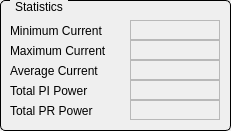
  <widget class="QGroupBox" name="groupBox_10">
   <property name="geometry">
    <rect>
     <x>900</x>
     <y>560</y>
     <width>231</width>
     <height>131</height>
    </rect>
   </property>
   <property name="styleSheet">
    <string notr="true">QGroupBox {
    border: 1px solid black;
    border-radius: 5px;
    margin-top: 0.5em;
}

QGroupBox::title {
    subcontrol-origin: margin;
    left: 10px;
    padding: 0 3px 0 3px;
}</string>
   </property>
   <property name="title">
    <string>Statistics</string>
   </property>
   <property name="checkable">
    <bool>false</bool>
   </property>
   <widget class="QLabel" name="label_33">
    <property name="geometry">
     <rect>
      <x>10</x>
      <y>40</y>
      <width>120</width>
      <height>21</height>
     </rect>
    </property>
    <property name="text">
     <string>Maximum Current</string>
    </property>
   </widget>
   <widget class="QLabel" name="label_34">
    <property name="geometry">
     <rect>
      <x>10</x>
      <y>60</y>
      <width>120</width>
      <height>21</height>
     </rect>
    </property>
    <property name="text">
     <string>Average Current</string>
    </property>
   </widget>
   <widget class="QLabel" name="label_36">
    <property name="geometry">
     <rect>
      <x>10</x>
      <y>100</y>
      <width>120</width>
      <height>21</height>
     </rect>
    </property>
    <property name="text">
     <string>Total PR Power</string>
    </property>
   </widget>
   <widget class="QLabel" name="label_35">
    <property name="geometry">
     <rect>
      <x>10</x>
      <y>80</y>
      <width>120</width>
      <height>21</height>
     </rect>
    </property>
    <property name="text">
     <string>Total PI Power</string>
    </property>
   </widget>
   <widget class="QLabel" name="label_32">
    <property name="geometry">
     <rect>
      <x>10</x>
      <y>20</y>
      <width>120</width>
      <height>21</height>
     </rect>
    </property>
    <property name="text">
     <string>Minimum Current</string>
    </property>
   </widget>
   <widget class="QELabel" name="qelabel_361">
    <property name="geometry">
     <rect>
      <x>130</x>
      <y>20</y>
      <width>90</width>
      <height>20</height>
     </rect>
    </property>
    <property name="frameShape">
     <enum>QFrame::StyledPanel</enum>
    </property>
    <property name="variable" stdset="0">
     <string>SRC03-RF-SSA$(ssa):getMinimumCurrent</string>
    </property>
   </widget>
   <widget class="QELabel" name="qelabel_362">
    <property name="geometry">
     <rect>
      <x>130</x>
      <y>40</y>
      <width>90</width>
      <height>20</height>
     </rect>
    </property>
    <property name="frameShape">
     <enum>QFrame::StyledPanel</enum>
    </property>
    <property name="variable" stdset="0">
     <string>SRC03-RF-SSA$(ssa):getMaximumCurrent</string>
    </property>
   </widget>
   <widget class="QELabel" name="qelabel_363">
    <property name="geometry">
     <rect>
      <x>130</x>
      <y>60</y>
      <width>90</width>
      <height>20</height>
     </rect>
    </property>
    <property name="frameShape">
     <enum>QFrame::StyledPanel</enum>
    </property>
    <property name="variable" stdset="0">
     <string>SRC03-RF-SSA$(ssa):getAverageCurrent</string>
    </property>
   </widget>
   <widget class="QELabel" name="qelabel_364">
    <property name="geometry">
     <rect>
      <x>130</x>
      <y>80</y>
      <width>90</width>
      <height>20</height>
     </rect>
    </property>
    <property name="frameShape">
     <enum>QFrame::StyledPanel</enum>
    </property>
    <property name="variable" stdset="0">
     <string>SRC03-RF-SSA$(ssa):getTotalForwardPower</string>
    </property>
   </widget>
   <widget class="QELabel" name="qelabel_365">
    <property name="geometry">
     <rect>
      <x>130</x>
      <y>100</y>
      <width>90</width>
      <height>20</height>
     </rect>
    </property>
    <property name="frameShape">
     <enum>QFrame::StyledPanel</enum>
    </property>
    <property name="variable" stdset="0">
     <string>SRC03-RF-SSA$(ssa):getTotalReflectedPower</string>
    </property>
   </widget>
  </widget>
